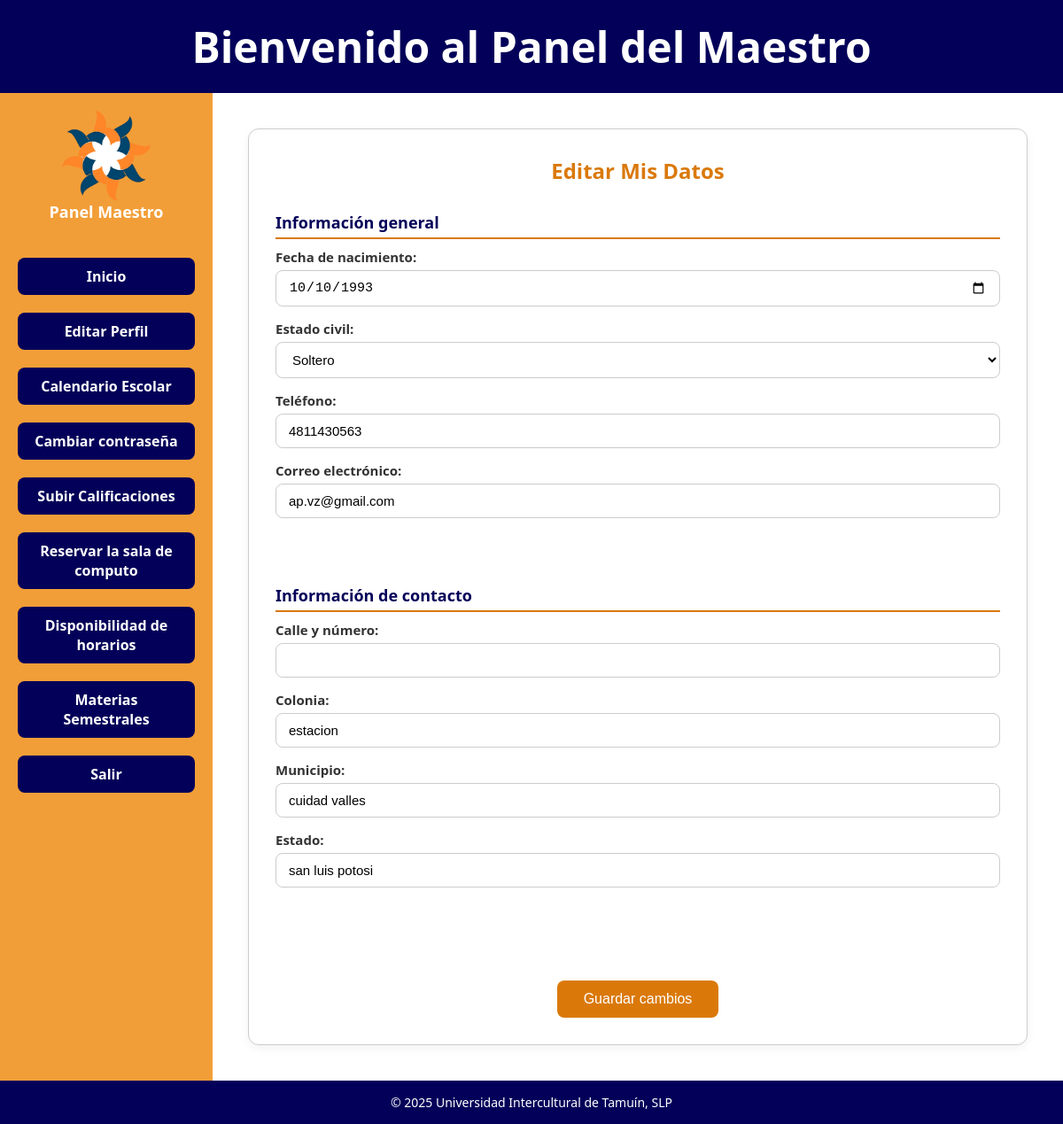
The app's page /panel_general_maestro.php?seccion=editar (signed in) with its own data.
### tables this page shows
CREATE TABLE IF NOT EXISTS `maestros_datos` (
  `id_datos` int NOT NULL AUTO_INCREMENT,
  `id_maestro` int NOT NULL,
  `fecha_nacimiento` date DEFAULT NULL,
  `estado_civil` varchar(20) DEFAULT NULL,
  `telefono` varchar(20) DEFAULT NULL,
  `correo` varchar(100) DEFAULT NULL,
  `calle` varchar(100) DEFAULT NULL,
  `colonia` varchar(100) DEFAULT NULL,
  `municipio` varchar(100) DEFAULT NULL,
  `estado` varchar(100) DEFAULT NULL,
  PRIMARY KEY (`id_datos`),
  KEY `id_maestro` (`id_maestro`)
);

### editar_datos_maestro.php (the view, shortened to what this page needs)
<?php
include("conexion.php");
$id_maestro = $_SESSION['id_maestro'] ?? null;
$sql = "SELECT * FROM maestros_datos WHERE id_maestro = ?";
$stmt = $conn->prepare($sql);
$stmt->bind_param("i", $id_maestro);
$stmt->execute();
$datos = $stmt->get_result()->fetch_assoc();
?><div class="card-datos">
  <h2>Editar Mis Datos</h2>  <form action="procesar_edicion_datos_maestro.php" method="POST">
    <div class="datos-bloque">
      <h3>Información general</h3><div class="form-group">
    <label for="fecha_nacimiento">Fecha de nacimiento:</label>
    <input type="date" id="fecha_nacimiento" name="fecha_nacimiento" value="<?= $datos['fecha_nacimiento'] ?? '' ?>">
  </div>
  <div class="form-group">
    <label for="estado_civil">Estado civil:</label>
    <select id="estado_civil" name="estado_civil">
      <option value="Soltero" <?= ($datos['estado_civil'] ?? '') === 'Soltero' ? 'selected' : '' ?>>Soltero</option>
    </select>
  </div>
  <div class="form-group">
    <label for="telefono">Teléfono:</label>
    <input type="tel" id="telefono" name="telefono" value="<?= $datos['telefono'] ?? '' ?>">
  </div>
  <div class="form-group">
    <label for="correo">Correo electrónico:</label>
    <input type="email" id="correo" name="correo" value="<?= $datos['correo'] ?? '' ?>">
  </div>
</div>
<div class="datos-bloque">
  <h3>Información de contacto</h3>
  <div class="form-group">
    <label for="calle">Calle y número:</label>
    <input type="text" id="calle" name="calle" value="<?= $datos['calle'] ?? '' ?>">
  </div>
  <div class="form-group">
    <label for="colonia">Colonia:</label>
    <input type="text" id="colonia" name="colonia" value="<?= $datos['colonia'] ?? '' ?>">
  </div>
  <div class="form-group">
    <label for="municipio">Municipio:</label>
    <input type="text" id="municipio" name="municipio" value="<?= $datos['municipio'] ?? '' ?>">
  </div>
  <div class="form-group">
    <label for="estado">Estado:</label>
    <input type="text" id="estado" name="estado" value="<?= $datos['estado'] ?? '' ?>">
  </div>
</div>
<button type="submit">Guardar cambios</button>
  </form>
</div>

### panel_general_alumno.css (style rules this page uses)
* { box-sizing: border-box; margin: 0; padding: 0; }
body { font-family: 'Segoe UI', sans-serif; background-color: #f0f4f8; display: flex; flex-direction: column; min-height: 100vh; }
main h2 { color: #da790a; margin-bottom: 20px; }
.card-datos { background-color: #ffffff; border: 1px solid #ccc; border-radius: 12px; padding: 30px; box-shadow: 0 4px 12px rgba(0, 0, 0, 0.05); max-width: 900px; margin: 0 auto; }
.card-datos h2 { color: #da790a; text-align: center; margin-bottom: 30px; }
.datos-bloque { margin-bottom: 30px; }
.datos-bloque h3 { color: #030059; font-size: 18px; margin-bottom: 10px; border-bottom: 2px solid #da790a; padding-bottom: 5px; }
button { display: block; padding: 12px 30px; background-color: #da790a; color: white; border: none; border-radius: 8px; font-size: 16px; cursor: pointer; margin: 30px auto 0; transition: background-color 0.3s ease; }
form { display: flex; flex-direction: column; gap: 30px; }
.form-group { display: flex; flex-direction: column; margin-bottom: 15px; }
.form-group label { font-weight: 600; margin-bottom: 5px; color: #333; font-size: 15px; }
input[type="text"], input[type="email"], input[type="tel"], input[type="time"], input[type="date"], select { width: 100%; padding: 10px 14px; font-size: 15px; border: 1px solid #ccc; border-radius: 8px; background-color: #fff; transition: border-color 0.2s ease; }

### records on screen
maestros_datos: fecha_nacimiento "10/10/1993", estado_civil "Soltero", telefono "4811430563", correo "ap.vz@gmail.com", colonia "estacion", municipio "cuidad valles", estado "san luis potosi"
